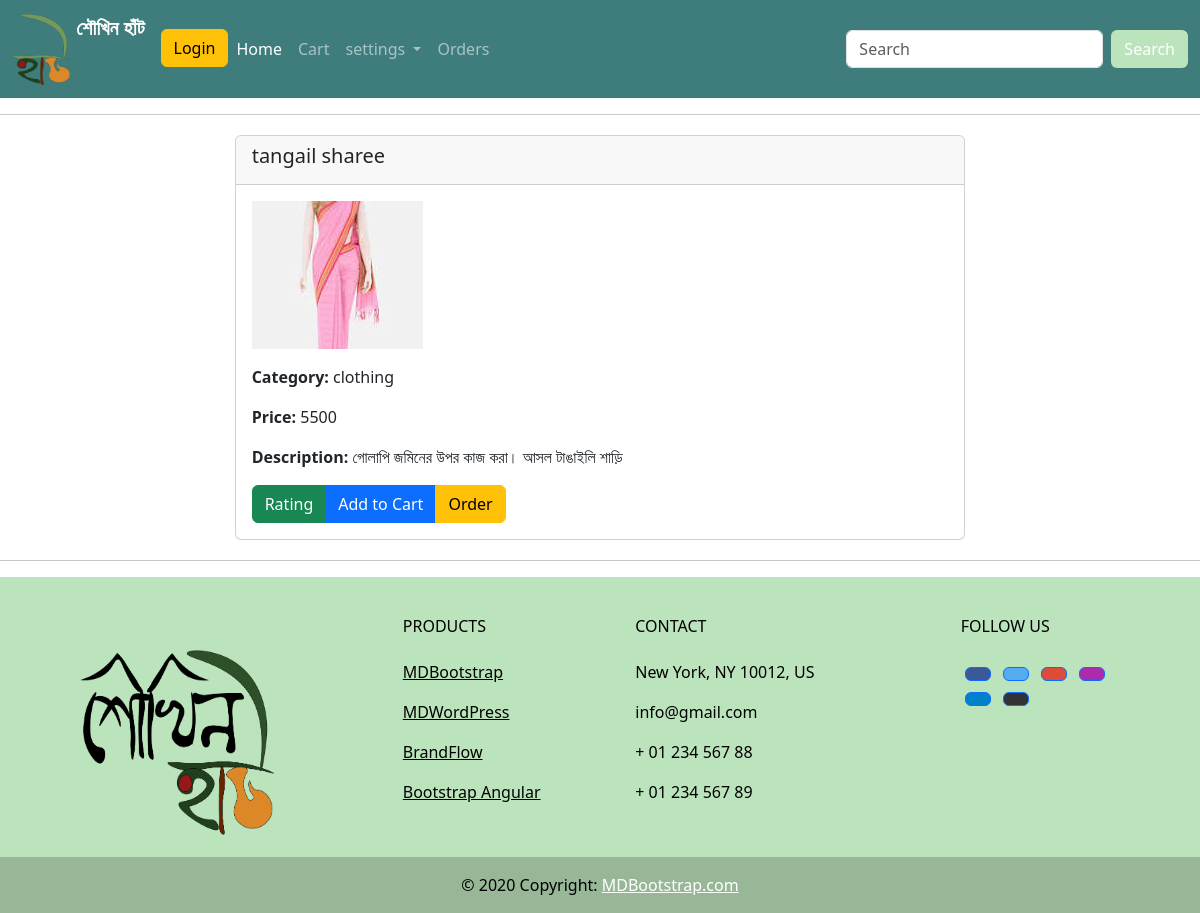
/product_details/9, run on the app's committed database.
### shoukhin/models.py (models this page shows, shortened)
class product(models.Model):
    CATEGORY_CHOICES = CATEGORY_CHOICES = [
        ('jute', 'Jute'),
        ('clothing', 'Clothing'),
        ('jewellery', 'Jewellery'),
        ('food', 'Food'),
        ('home_decor', 'Home Decor'),
        ('pottery', 'Pottery'),
        ('nakshi_kantha', 'Nakshi Kantha'),
        ('others', 'Others'),
    ]
    name = models.CharField(max_length=200)
    price = models.IntegerField()
    description = models.TextField(blank=True,null=True)
    measurements = models.CharField(max_length=300)
    category = models.CharField(max_length=100, choices=CATEGORY_CHOICES, default='others')
    image = models.ImageField(upload_to='static/images', blank=True, null=True, default='static/images/default_no_img.jfif')
    stock = models.IntegerField(default=0)

### shoukhin/views.py (the view)
# urls.py: path('product_details/<str:id>', s_view.view_product, name='view_product'),
def view_product(request,id):
    prod=product.objects.get(pk=id)
    context = {
        'product': prod,
    }
    return render(request, template_name='body/view_product.html',context=context)

### shoukhin/template/body/view_product.html
{% extends 'body/main.html' %}
{% load static %}
{% block content %}
<div class="container">
  <div class="row justify-content-center">
    <div class="col-md-8">
      <div class="card">
        <div class="card-header">
          <h5 class="card-title">{{ product.name }}</h5>
        </div>
        <div class="card-body">
          {% if product.image %}
          <img src="{{ product.image.url }}" alt="Product Image" class="img-fluid mb-3">
          {% else %}
          <p>No Image Available</p>
          {% endif %}
          <p><strong>Category:</strong> {{ product.category }}</p>
          <p><strong>Price:</strong> {{ product.price }}</p>
          <p><strong>Description:</strong> {{ product.description }}</p>
          <div class="btn-group" role="group">
            <a href="{% url 'product_rating' id=product.id %}" class="btn btn-success mr-2">Rating</a>
            <a href="{% url 'cart'  %}" class="btn btn-primary">Add to Cart</a>
            <a href="{% url 'orderForm' %}?product_id={{ product.id }}" class="btn btn-warning">Order</a>
          </div>
        </div>
      </div>
    </div>
  </div>
</div>
{% endblock %}

### data on the page
product: name "tangail sharee", image (picture), category "clothing", price "5500", description "গোলাপি জমিনের উপর কাজ করা। আসল টাঙাইলি শাড়ি"
